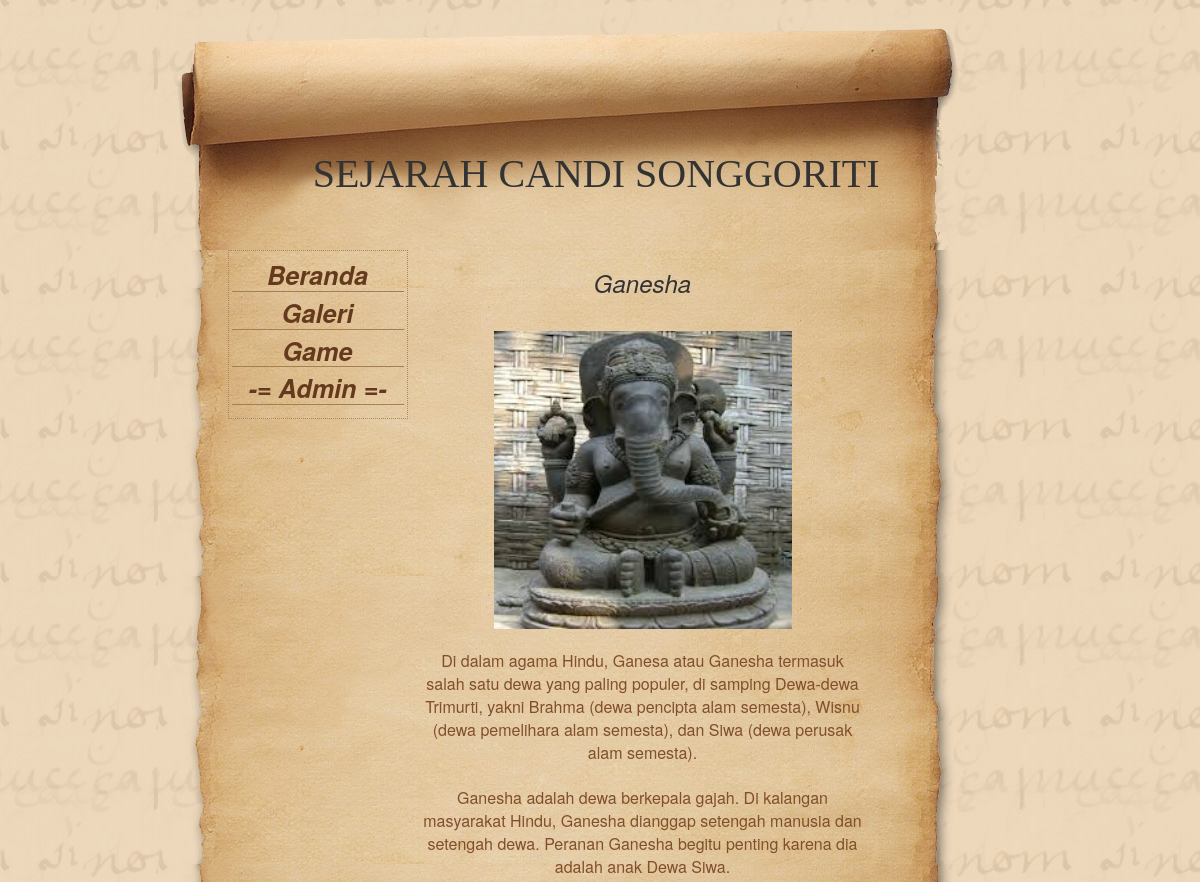
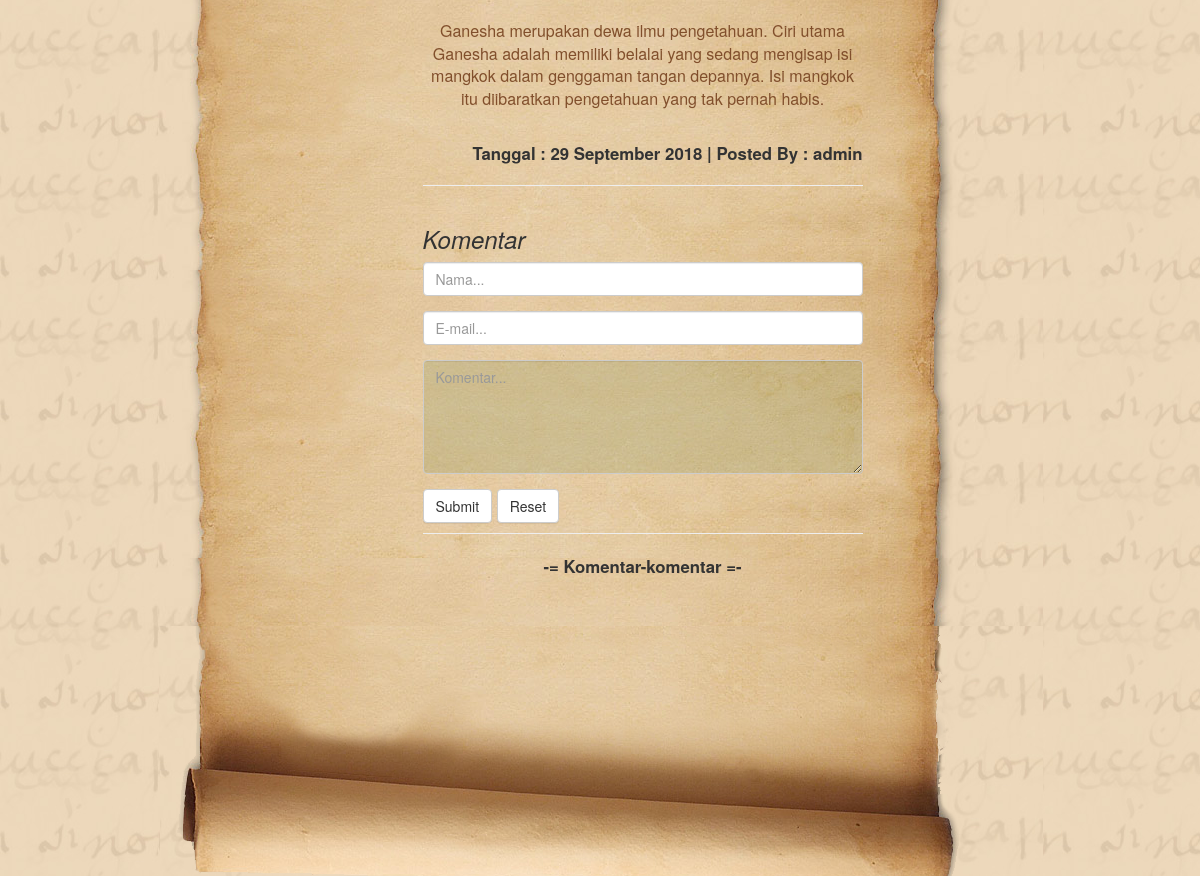
The app's page /home/detail/2 with its own data (2 pictures, top to bottom).
### tables this page shows
CREATE TABLE `news` (
  `id_news` int(11) NOT NULL,
  `title` varchar(100) NOT NULL,
  `headline` varchar(100) NOT NULL,
  `about` text NOT NULL,
  `photo` varchar(200) NOT NULL,
  `author` varchar(20) NOT NULL,
  `date` date NOT NULL
);

### application/controllers/Home.php (called while the page is built, shortened)
<?php
class Home extends CI_Controller
{
    public function detail($id)
    {
        $data = [
            'data' =>  $this->News_model->where($id),
            'datakom' => $this->Comment_model->where_news($id)
        ];
        $this->load->view('detail', $data);
    }
}
?>

### index.php (called while the page is built, shortened)
<?php
require_once BASEPATH.'core/CodeIgniter.php';

### application/models/News_model.php (called while the page is built, shortened)
<?php
class News_model extends CI_Model
{
    public function where($id)
    { return $this->db->get_where('news', ['id_news'=>$id])->row(); }
}
?>

### application/models/Comment_model.php (called while the page is built, shortened)
<?php
class Comment_model extends CI_Model
{
    public function where_news($id)
    { return $this->db->get_where('comment', ['id_news'=>$id, 'status'=>'BUKAN SPAM'])->result(); }
}
?>

### application/views/detail.php (the view, shortened to what this page needs)
<?php include('header.php') ?>
    <div id="content">
        <h3><?php echo $data->title ?></h3><br>
        <img src="<?php echo base_url('assets/foto/'.$data->photo)?>" style="height:300px;width:300px" class="img-polaroid">
        <br/>
        <p><?php echo $data->about ?></p>
        <div class="pull-right">
            <strong>Tanggal : <?php echo date("d F Y", strtotime($data->date)) ?> | Posted By : <?php echo $data->author ?></strong>
        </div>
        <br>
        <hr>
        <h3 class="pull-left">Komentar</h3>
        <form action="<?php echo site_url('comment/create') ?>" method="post">
            <div class="form-group">
                <input type="text" name="name" class="form-control" placeholder="Nama..." required>
            </div>
            <div class="form-group">
                <input type="text" name="email" class="form-control" placeholder="E-mail..." required>
            </div>
            <div class="form-group">
                <textarea name="comment" rows="5" class="form-control" placeholder="Komentar..." required></textarea>
            </div>
            <div class="pull-left">
                <button type="submit" name="submit" class="btn btn-default">Submit</button>
                <button type="reset" name="submit" class="btn btn-default">Reset</button>
            </div>
        </form>
        <br><hr>
        <b>-= Komentar-komentar =-</b>
    </div>
    <br>
    <br>
    <div id="footer"></div>
</div>
</body>
</center>
</html>

### assets/css/style.css (style rules this page uses)
* { margin: 0; padding: 0; }
body { background-image: url(../images/body.jpg); font-family: Georgia, "Times New Roman", Times, serif; font-size: 62.5%; }
#content { padding-right: 180px; margin-left: 265px; }
#footer { background-image: url(../images/footer.png); height: 250px; margin-top: 0px; }
p { padding-top: 20px; padding-bottom: 20px; color: #814F2C; font-size:16px; }
h3 { font-family:BlackChancery, sans-serif, serif; font-size: 1.8em; font-style: italic; color: #926B4A; text-align: center; }
textarea { width: 170px; background: url(../images/menu_hover.png)!important; background: none; border-top: 1px solid #C0935C; border-left: 1px solid #C0935C; border-bottom: 1px solid #D9B17D; border-right: 1px solid #D9B17D; display: block; margin-top: 3px; }
img { padding:1px; border:1px solid #814F2C; }

### records on screen
news: title "Ganesha", photo (picture), about "Di dalam agama Hindu, Ganesa atau Ganesha termasuk salah satu dewa yang paling populer, di samping Dewa-dewa Trimurti, yakni Brahma (dewa pencipta alam semesta), Wisnu (dewa pemelihara alam semesta), dan Siwa (dewa perusak alam semesta). Ganesha adalah dewa berkepala gajah. Di kalangan masyarakat Hindu, Ganesha dianggap setengah manusia dan setengah dewa. Peranan Ganesha begitu penting karena dia adalah anak Dewa Siwa. Ganesha merupakan dewa ilmu pengetahuan. Ciri utama Ganesha adalah memiliki belalai yang sedang mengisap isi mangkok dalam genggaman tangan depannya. Isi mangkok itu diibaratkan pengetahuan yang tak pernah habis.", date "29 September 2018", author "admin"
